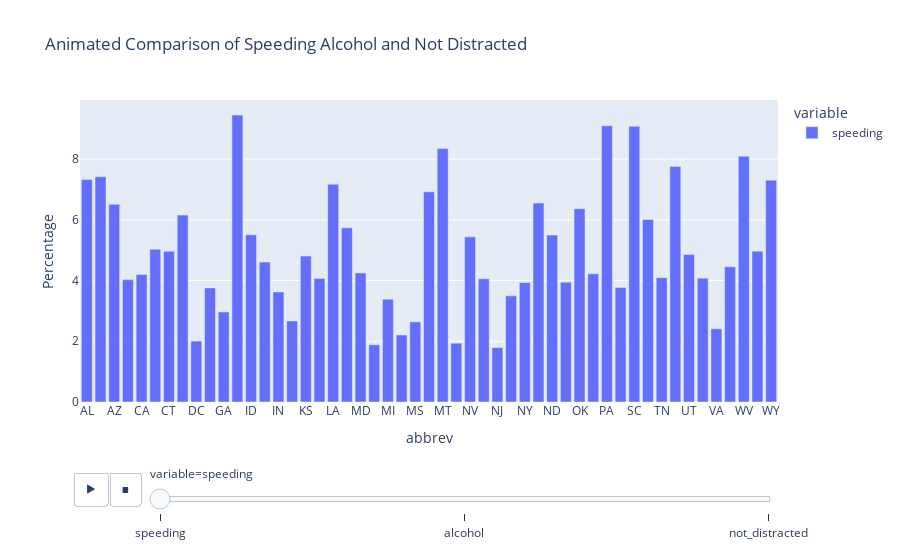

Here is the notebook cell this chart was saved with:
### Code cell
melted_df = df.melt(id_vars = ['abbrev'], value_vars = ['speeding', 'alcohol', 'not_distracted'])
fig = px.bar(melted_df, x = 'abbrev', y = 'value', color = 'variable',
             animation_frame = 'variable',
             title='Animated Comparison of Speeding Alcohol and Not Distracted',
             labels={'value':'Percentage'})
fig.show()

### Figure 1 — Plotly figure (JSON) as saved in the notebook; plotly's stock layout.template omitted (floating-point values rounded to 4 significant figures)
{"data": [{"hovertemplate": "variable=speeding<br>abbrev=%{x}<br>Percentage=%{y}<extra></extra>", "legendgroup": "speeding", "marker": {"color": "#636efa", "pattern": {"shape": ""}}, "name": "speeding", "orientation": "v", "showlegend": true, "textposition": "auto", "type": "bar", "x": ["AL", "AK", "AZ", "AR", "CA", "CO", "CT", "DE", "DC", "FL", "GA", "HI", "ID", "IL", "IN", "IA", "KS", "KY", "LA", "ME", "MD", "MA", "MI", "MN", "MS", "MO", "MT", "NE", "NV", "NH", "NJ", "NM", "NY", "NC", "ND", "OH", "OK", "OR", "PA", "RI", "SC", "SD", "TN", "TX", "UT", "VT", "VA", "WA", "WV", "WI", "WY"], "xaxis": "x", "y": [7.332, 7.421, 6.51, 4.032, 4.2, 5.032, 4.968, 6.156, 2.006, 3.759, 2.964, 9.45, 5.508, 4.608, 3.625, 2.669, 4.806, 4.066, 7.175, 5.738, 4.25, 1.886, 3.384, 2.208, 2.64, 6.923, 8.346, 1.937, 5.439, 4.06, 1.792, 3.496, 3.936, 6.552, 5.497, 3.948, 6.368, 4.224, 9.1, 3.774, 9.082, 6.014, 4.095, 7.76, 4.859, 4.08, 2.413, 4.452, 8.092, 4.968, 7.308], "yaxis": "y"}], "layout": {"barmode": "relative", "legend": {"title": {"text": "variable"}, "tracegroupgap": 0}, "sliders": [{"active": 0, "currentvalue": {"prefix": "variable="}, "len": 0.9, "pad": {"b": 10, "t": 60}, "steps": [{"args": [["speeding"], {"frame": {"duration": 0, "redraw": true}, "fromcurrent": true, "mode": "immediate", "transition": {"duration": 0, "easing": "linear"}}], "label": "speeding", "method": "animate"}, {"args": [["alcohol"], {"frame": {"duration": 0, "redraw": true}, "fromcurrent": true, "mode": "immediate", "transition": {"duration": 0, "easing": "linear"}}], "label": "alcohol", "method": "animate"}, {"args": [["not_distracted"], {"frame": {"duration": 0, "redraw": true}, "fromcurrent": true, "mode": "immediate", "transition": {"duration": 0, "easing": "linear"}}], "label": "not_distracted", "method": "animate"}], "x": 0.1, "xanchor": "left", "y": 0, "yanchor": "top"}], "title": {"text": "Animated Comparison of Speeding Alcohol and Not Distracted"}, "updatemenus": [{"buttons": [{"args": [null, {"frame": {"duration": 500, "redraw": true}, "fromcurrent": true, "mode": "immediate", "transition": {"duration": 500, "easing": "linear"}}], "label": "&#9654;", "method": "animate"}, {"args": [[null], {"frame": {"duration": 0, "redraw": true}, "fromcurrent": true, "mode": "immediate", "transition": {"duration": 0, "easing": "linear"}}], "label": "&#9724;", "method": "animate"}], "direction": "left", "pad": {"r": 10, "t": 70}, "showactive": false, "type": "buttons", "x": 0.1, "xanchor": "right", "y": 0, "yanchor": "top"}], "xaxis": {"anchor": "y", "domain": [0, 1], "title": {"text": "abbrev"}}, "yaxis": {"anchor": "x", "domain": [0, 1], "title": {"text": "Percentage"}}}}
